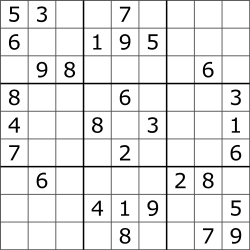
#> input picture sudoku_clean.png, 250 x 250 px
$ python -i the_play.py   (imports and definitions only)   (older library calls are emulated)
#> lines starting #> are read from the running program, lines starting #| are printed output that depends on the picture; after the words box and inside, x2 and y2 are one past the last pixel; in counts of white or black regions, pixels touching at a corner belong together
#> further down, picture is the input picture: shape (250, 250); min 0, max 255, mean 231.5
from PIL import Image
import pytesseract
import cv2
import os
import numpy as np

# [1 line not run here, left out]

def clean_image(img):
    """given image, uses cv2 to reduce noise using bilateral filter
    converts to pure B/W with dynamically generated adaptive thresholding samples
    remaps image using contour detection to find puzzle corners in image
    splits image into 81 individual cells saved in static/images
    ASSUMPTION:
    photo contains space beyond borders of puzzle. if not, it inhibits contour detection
    converts image so each cell is 35x35. assumes 5px on each side of cell contain only borders, and no relevent data.
    """
    blur = cv2.bilateralFilter(img,9,75,75)
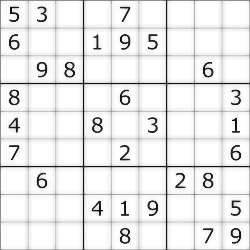
#> blur: shape (250, 250); min 10, max 255, mean 234.1

    sample = blur.size//1200
#> sample = 52
    if sample % 2 == 0:
        sample += 1
#> sample = 53
    elif sample < 11:
        sample = 11

    blur2 = cv2.adaptiveThreshold(blur,255,cv2.ADAPTIVE_THRESH_GAUSSIAN_C,cv2.THRESH_BINARY_INV,sample ,2)
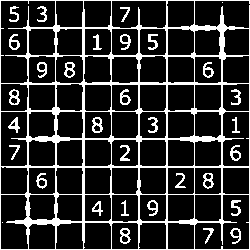
#> blur2: shape (250, 250); 18% white in thin lines or dots

    # POTENTIAL ISSUE: current format assumes that borders will be contained inside photo. system does not function if image cuts any borders off (should be a non issue
    contoured, contours, hierarchy = cv2.findContours(blur2,cv2.RETR_LIST,cv2.CHAIN_APPROX_SIMPLE)
#> contours = 125 contours, 4 with area under 20; largest, box (x1, y1, x2, y2) and area: (0, 0, 250, 250) 60610, (0, 0, 56, 84) 2951, (194, 194, 250, 250) 2196, (111, 0, 167, 29) 1468, (0, 111, 28, 167) 1465

    area = 0
    for cnt in contours:
        epsilon = 0.1*cv2.arcLength(cnt,True)
        approx = cv2.approxPolyDP(cnt,epsilon,True)
        if cv2.contourArea(cnt) > area:
            area = cv2.contourArea(approx)
            puzzle = approx
#> this loop made 125 passes
#> (epsilon, area, puzzle) on passes 1, 2, 4, 6, 7, 8, 9, 10, 11, 12: (2.27, 27.5, [[123, 235], [128, 238], [126, 242], [121, 240]]), (2.39, 29, [[234, 229], [238, 230], [238, 236], [232, 234]]), (5.6, 50, [[237, 228], [232, 243], [240, 239]]), (4.75, 89.5, [[122, 228], [120, 241], [126, 243], [129, 230]]), (10.24, 586.5, [[28, 227], [54, 225], [55, 248], [29, 249]]), (10.45, 650, [[167, 223], [193, 224], [194, 248], [168, 249]]), (10.67, 652, [[142, 222], [165, 223], [165, 249], [138, 248]]), (10.45, 652.5, [[113, 222], [138, 224], [137, 249], [111, 248]]), (10.67, 664.5, [[84, 223], [108, 222], [111, 248], [84, 249]]), (10.47, 639.5, [[81, 222], [83, 248], [56, 249], [56, 226]])
#> (epsilon, approx) on passes 3, 5, 13, 14, 15, 16: (1.87, [[121, 231], [126, 229], [128, 232], [124, 234]]), (5.06, [[212, 228], [203, 228], [210, 231], [205, 243]]), (0, [[2, 222]]), (2.07, [[98, 203], [99, 208], [94, 210]]), (2.39, [[151, 201], [156, 204], [155, 208], [149, 207]]), (4.27, [[98, 201], [92, 211], [100, 215]])
#> after the loop, area = 62001

    pts1=np.float32(puzzle)
#> pts1 = [[0, 0], [0, 249], [249, 249], [249, 0]]
    pts2=np.float32([[0,0],[0,315],[315,315],[315,0]])
    m = cv2.getPerspectiveTransform(pts1,pts2)
#> m = [[1.27, 0, 0], [5.07e-32, 1.27, 0], [0, 7.25e-19, 1]]
    t = cv2.warpPerspective(blur2,m,(315,315))
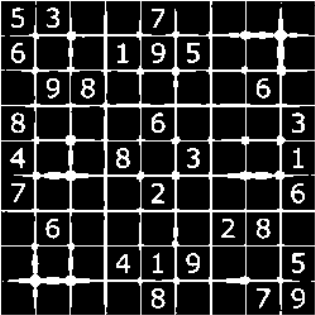
#> t: shape (315, 315); min 0, max 255, mean 44.5

    for col in range(9):
        for row in range(9):
            cv2.imwrite(f'cell row{row} col{col}.jpg', t[row*35+5:(row+1)*35-3,col*35+5:(col+1)*35-3])
#> this loop made 9 passes
#> pass 1, in clean_image, `cv2.imwrite(f'cell row{row} col{col}.jpg', t[row*35+5:(row+1)*35-3,col..`:
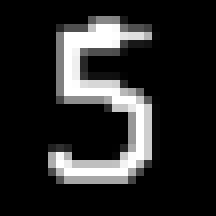
#> saved as cell row0 col0.jpg: shape (27, 27) (shown 8 times larger); min 0, max 255, mean 39.4
#> pass 1, in clean_image, `cv2.imwrite(f'cell row{row} col{col}.jpg', t[row*35+5:(row+1)*35-3,col..`:
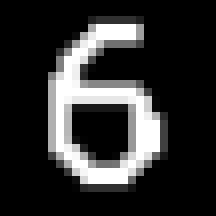
#> saved as cell row1 col0.jpg: shape (27, 27) (shown 8 times larger); min 0, max 255, mean 46.9
#> pass 1, in clean_image, `cv2.imwrite(f'cell row{row} col{col}.jpg', t[row*35+5:(row+1)*35-3,col..`:
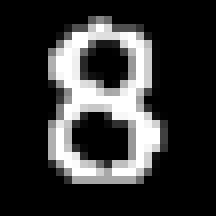
#> saved as cell row3 col0.jpg: shape (27, 27) (shown 8 times larger); min 0, max 255, mean 51.5

>>> import cv2
>>> picture = cv2.imread('sudoku_clean.png', cv2.IMREAD_GRAYSCALE)
>>> result = clean_image(picture)
